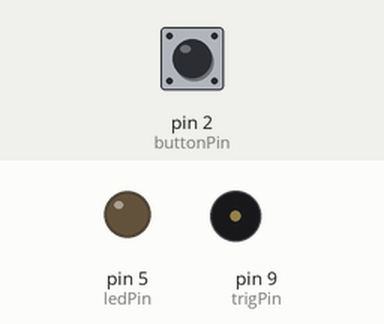
Simulated run of this sketch. Board: Arduino Uno, built with avr-gcc and run on an emulated ATmega328P. Shown: output pins drawn as LEDs (lit = HIGH), buzzer (waves = sounding). Inputs (shaded band) come from the test bench; at power-on: pin 2 (buttonPin) HIGH.

Above: at 1.2 s.
1.3 s: pin 2 (buttonPin) pulled LOW for 0.15 s
At 1.62 s:
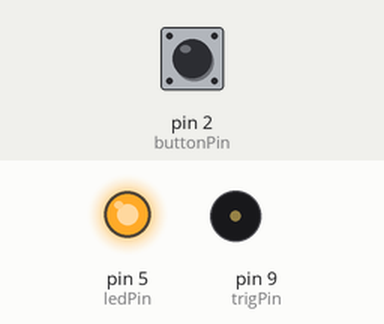
2.9 s: pin 2 (buttonPin) pulled LOW for 1 s
At 4.4 s:
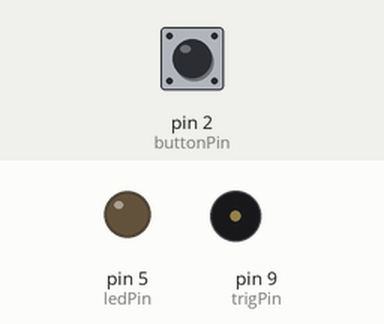
5.4 s: pin 2 (buttonPin) pulled LOW for 3.2 s
At 9.09 s:
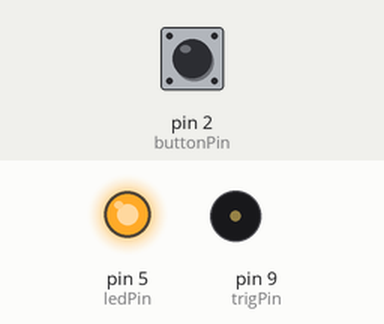
Timing chart, 0 to 16.1 s (numbered marks = the images above; inputs shaded):
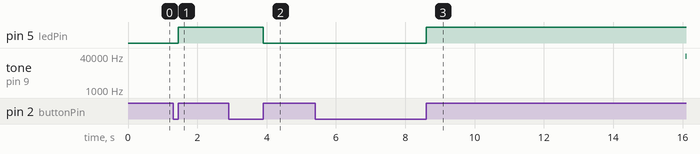

Measured:
- after the input at 1.3 s, pin 5 (ledPin): LOW → HIGH after 0.15 s
- after the input at 2.9 s, pin 5 (ledPin): HIGH → LOW after 1.0 s; tone on pin 9 (trigPin): stays silent (without the input it goes to 40000 Hz after 2.5 s)
- after the input at 5.4 s, pin 5 (ledPin): LOW → HIGH after 3.2 s; tone on pin 9 (trigPin): silent → 40000 Hz after 10.7 s

The sketch:

sketch_jul02a.ino
```cpp
// #define OUTPUT_PIN 9  // Change this to the pin you want to output to

// void setup() {
//   pinMode(OUTPUT_PIN, OUTPUT);
// }

// void loop() {
//   tone(OUTPUT_PIN, 40000);  // Generate a 40000Hz square wave
// }


const int trigPin = 9;  // Pin connected to the gate of the MOSFET
const int buttonPin = 2;  // Pin connected to the push button
const int ledPin = 5;  // Pin connected to the status LED
bool signalOn = false;

void setup() {
  pinMode(trigPin, OUTPUT);
  pinMode(buttonPin, INPUT_PULLUP);  // Enable internal pull-up resistor for the button pin
  pinMode(ledPin, OUTPUT);
  digitalWrite(ledPin, LOW);  // Ensure LED is off initially
}

void loop() {
  // Check if the button is pressed
  if (digitalRead(buttonPin) == LOW) {
    delay(50);  // Debounce delay
    if (digitalRead(buttonPin) == LOW) {
      signalOn = !signalOn;  // Toggle the signal state
      while (digitalRead(buttonPin) == LOW);  // Wait for button release
    }
  }

  if (signalOn) {
    digitalWrite(ledPin, HIGH);  // Turn on LED to indicate signal is active
    // Generate a 40kHz ultrasonic signal
    tone(trigPin, 40000);  // Generate a tone at 40kHz on trigPin
    delay(5);  // Keep the tone on for 5 milliseconds
    noTone(trigPin);  // Stop the tone
    delay(1);  // Keep the tone off for 1 millisecond
  } else {
    digitalWrite(ledPin, LOW);  // Turn off LED to indicate signal is inactive
    noTone(trigPin);  // Ensure the tone is off when the signal is not active
  }
}


// for test
// const int trigPin = 9;

// void setup() {
//   pinMode(trigPin, OUTPUT);
// }

// void loop() {
//   digitalWrite(trigPin, LOW);
//   delay(1000);
//   digitalWrite(trigPin, HIGH);
//   // delayMiliseconds(500);
//   delay(1000);
//   digitalWrite(trigPin, LOW);
//   // No delay here
// }
```
